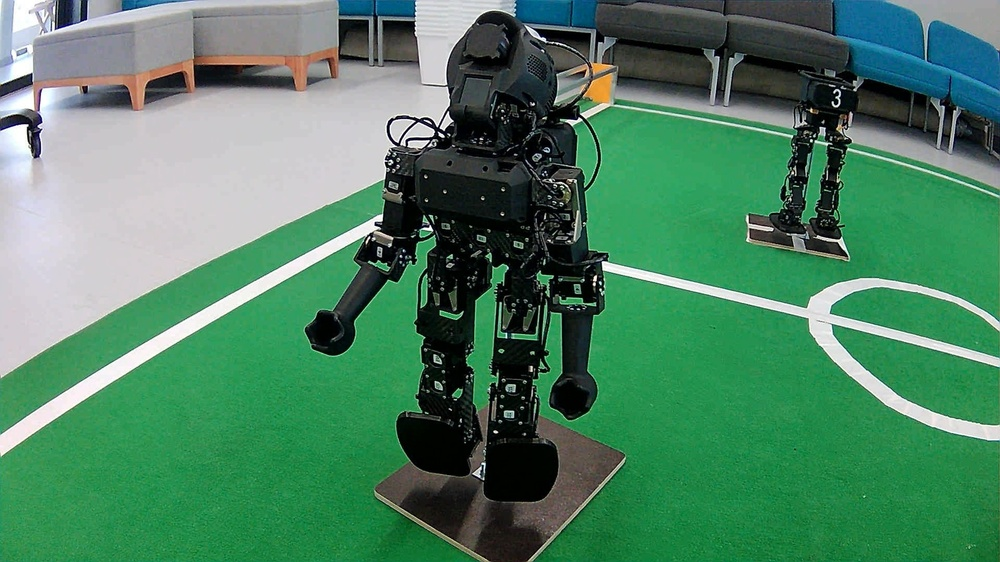
#> input picture photo.jpg, 1000 x 562 px, shrunk from 1920 x 1080 before the run, given in place of the camera
$ python hsv_filter.py   (older library calls are emulated)
#> lines starting #> are read from the running program, lines starting #| are printed output that depends on the picture; after the words box and inside, x2 and y2 are one past the last pixel; in counts of white or black regions, pixels touching at a corner belong together
# H - hue (цветовой тон, цвет)
# S - saturation (насыщенность)
# V - value (яркость)
# l - low (нижняя граница)
# h - high (верхняя граница)
# lh - нижняя граница цвета

import numpy as np
import cv2

cv2.namedWindow("mask")

lh, ls, lv = (5, 5, 5)
hh, hs, hv = (255, 126, 255)
def nothing(x):
    pass


cv2.createTrackbar("lh", "mask", lh, 255, nothing)
cv2.createTrackbar("ls", "mask", ls, 255, nothing)
cv2.createTrackbar("lv", "mask", lv, 255, nothing)
cv2.createTrackbar("hh", "mask", hh, 255, nothing)
cv2.createTrackbar("hs", "mask", hs, 255, nothing)
cv2.createTrackbar("hv", "mask", hv, 255, nothing)

cam = cv2.VideoCapture(0)

while (True):
    success, frame = cam.read()
#> frame is the input picture: shape (562, 1000, 3); mean B, G, R 99.4, 129.3, 77

    # [6 lines of commented-out code are left out]

    hsv = cv2.cvtColor(frame, cv2.COLOR_BGR2HSV)
#> hsv: shape (562, 1000, 3); mean H, S, V 80.5, 122.2, 132.5

    lh = cv2.getTrackbarPos("lh", "mask")
    ls = cv2.getTrackbarPos("ls", "mask")
    lv = cv2.getTrackbarPos("lv", "mask")
    hh = cv2.getTrackbarPos("hh", "mask")
    hs = cv2.getTrackbarPos("hs", "mask")
    hv = cv2.getTrackbarPos("hv", "mask")

    print(lh, ls, lv)
    print(hh, hs, hv)

    mask = cv2.inRange(hsv, (lh, ls, lv), (hh, hs, hv))
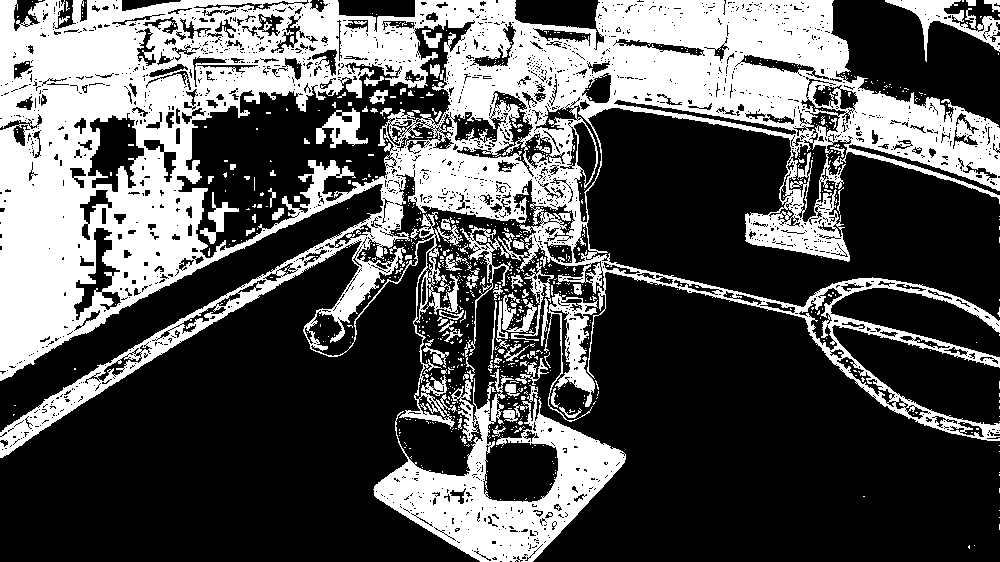
#> mask: shape (562, 1000); 34.1% white; 858 white regions (777 under 20 px), largest, box (x1, y1, x2, y2) and area: (0, 0, 1000, 458) 161172, (373, 369, 626, 562) 17186, (541, 293, 598, 422) 2412

    cv2.imshow("mask", mask)

    connectivity = 4
    # Perform the operation
    output = cv2.connectedComponentsWithStats(mask, connectivity, cv2.CV_32S)

    # Get the results
    # The first cell is the number of labels
    num_labels = output[0]
#> num_labels = 859
    # The second cell is the label matrix
    labels = output[1]
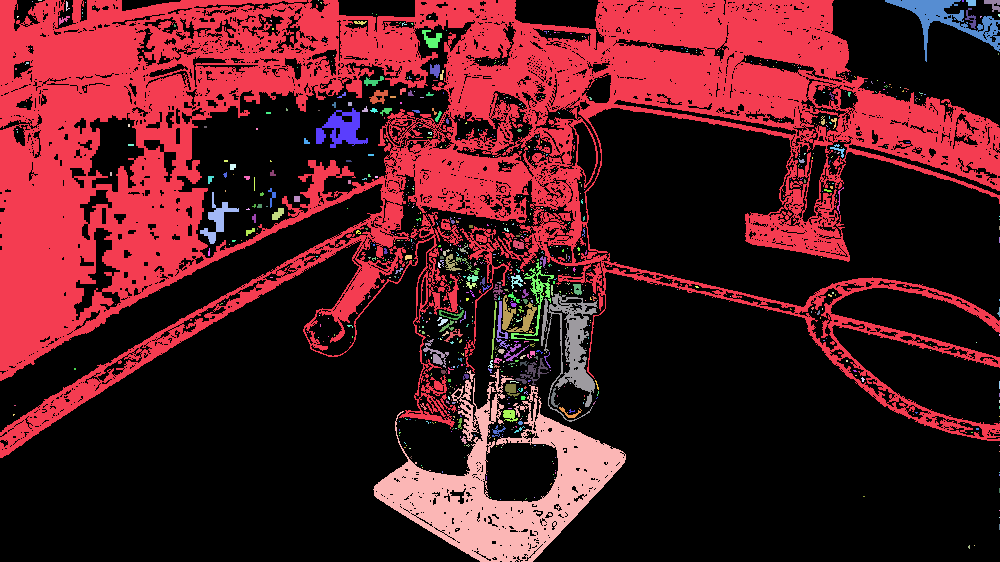
#> labels: shape (562, 1000) int32; 859 distinct labels, from 0 to 858; one colour per label, 0 black
    # The third cell is the stat matrix
    stats = output[2]
#> stats = 859 rows, first 6: [0, 0, 1000, 562, 370141], [0, 0, 1000, 458, 161172], [32, 1, 1, 1, 1], [38, 0, 4, 1, 4], [66, 1, 4, 10, 18], [318, 0, 1, 1, 1]

    filtered = np.zeros_like(mask)

    for i in range(1, num_labels):
        a = stats[i, cv2.CC_STAT_AREA]
        t = stats[i, cv2.CC_STAT_TOP]
        l = stats[i, cv2.CC_STAT_LEFT]
        w = stats[i, cv2.CC_STAT_WIDTH]
        h = stats[i, cv2.CC_STAT_HEIGHT]

        # print(a)

        if (a >= 500):
            filtered[np.where(labels == i)] = 255
            # print(a)

            cv2.putText(frame, str(a), (l, t), cv2.FONT_HERSHEY_SIMPLEX, 1, (255, 0, 0), 2, cv2.LINE_AA)
            cv2.rectangle(frame, (l, t), (l + w, t + h), (255, 255, 0), 2)
            cv2.circle(frame, (l + w // 2, t + h // 2), 10, (255, 0, 0), 16)
#> this loop made 858 passes
#> (a, t, l, w, h) on passes 1 to 3: (161172, 0, 0, 1000, 458), (1, 1, 32, 1, 1), (4, 0, 38, 4, 1)
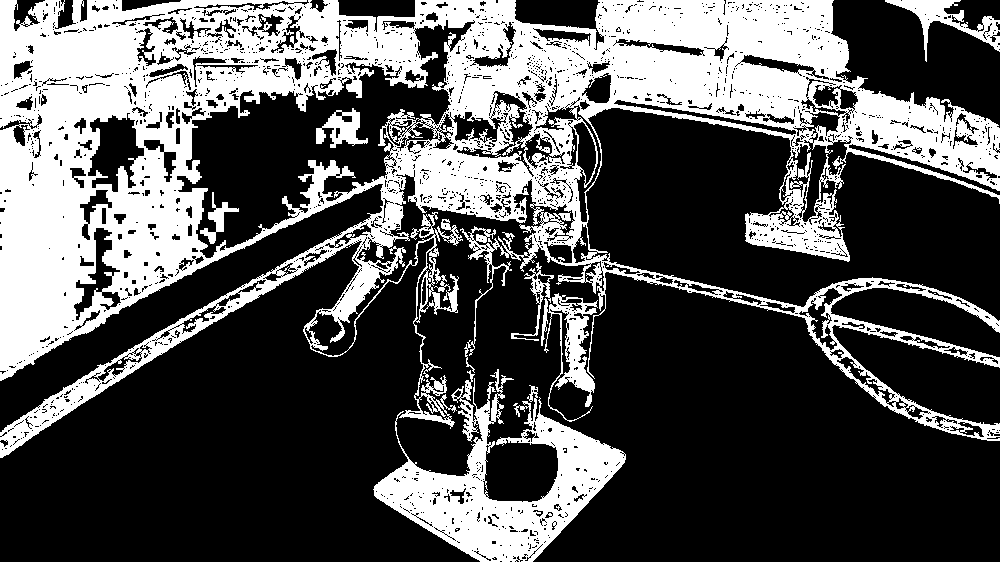
#> filtered: shape (562, 1000); 32.9% white; 7 white regions, largest, box (x1, y1, x2, y2) and area: (0, 0, 1000, 458) 161172, (373, 369, 626, 562) 17186, (541, 293, 598, 422) 2412
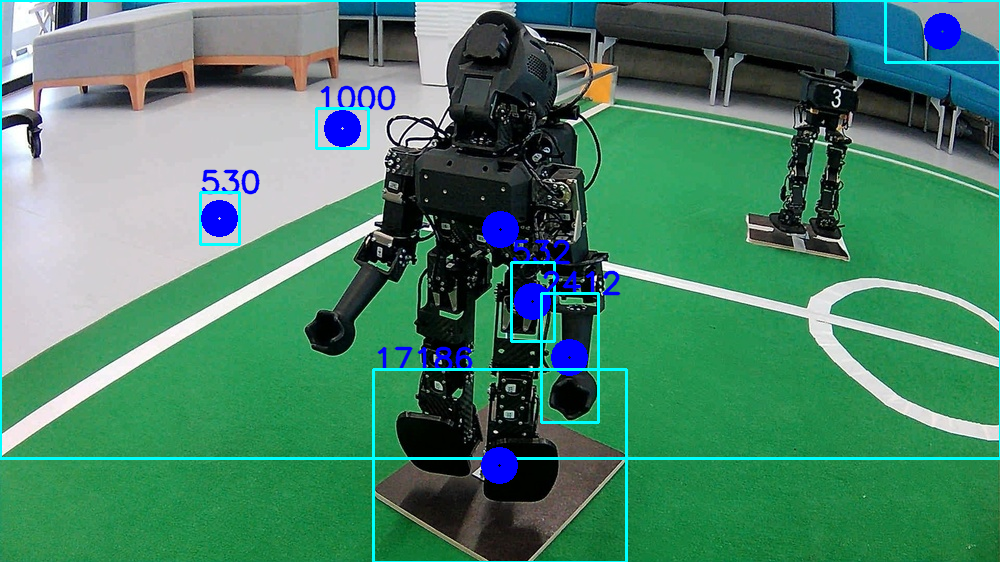
#> frame: shape (562, 1000, 3); 4.14% of pixels changed, all inside (x1, y1, x2, y2) = (0, 0, 1000, 562)

    # print("=====================")
    # break

    cv2.imshow("frame", frame)
    # cv2.imshow("hsv", hsv[:, :, 0])
    cv2.imshow("filtered", filtered)

    key = cv2.waitKey(1) & 0xFF
#> (key q is pressed here)

    if (key == ord('q')):
        break

cam.release()
cv2.destroyAllWindows()
cv2.waitKey(10)
